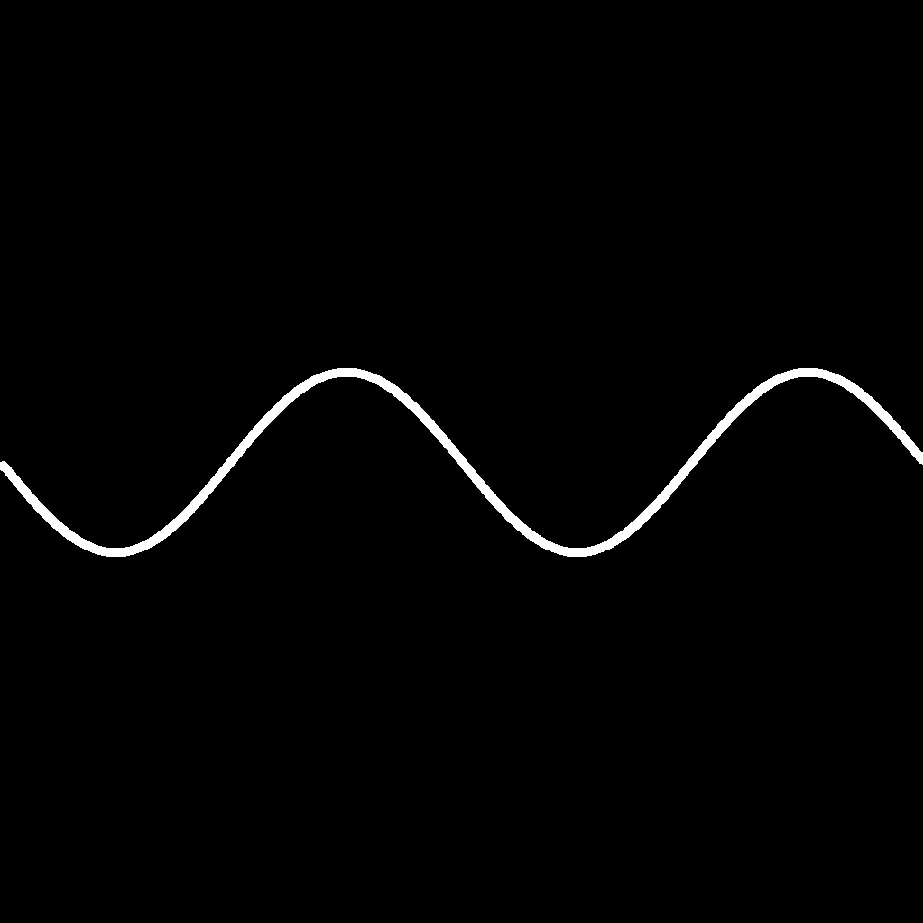
#> input picture pic/stringline.png, 923 x 923 px, found by its file name
$ python test11.py
#> lines starting #> are read from the running program, lines starting #| are printed output that depends on the picture; after the words box and inside, x2 and y2 are one past the last pixel; in counts of white or black regions, pixels touching at a corner belong together; long printed decimals are rounded
import numpy as np
import matplotlib.pyplot as plt
from numpy.fft import fft2, ifft2, fftshift, ifftshift
from PIL import Image

# Simplified of test1. With fewer filter on it
def plot_field(field, title="Complex Field", cmap="viridis"):
    # Calculate amplitude and phase
    amplitude = np.abs(field)
    phase = np.angle(field)

    # Normalize phase to range [0, 2π]
    phase = (phase + 2 * np.pi) % (2 * np.pi)

    # Create a figure
    plt.figure(figsize=(12, 6))

    # Plot amplitude
    plt.subplot(1, 2, 1)
    plt.imshow(amplitude, cmap=cmap)
    plt.colorbar(label="Amplitude")
    plt.title(f"{title} - Amplitude")
    plt.axis('off')  # Turn off axis

    # Plot phase
    plt.subplot(1, 2, 2)
    plt.imshow(phase, cmap="twilight", vmin=0, vmax=2 * np.pi)
    plt.colorbar(label="Phase (radians)")
    plt.title(f"{title} - Phase")
    plt.axis('off')  # Turn off axis
    # Show plots
    plt.tight_layout()
    plt.show()


def plot_FX_FY(FX, FY):

    plt.figure(figsize=(12, 6))

    # Plot FX
    plt.subplot(1, 2, 1)
    plt.title("FX (Normalized Spatial Frequency)")
    plt.imshow(FX, cmap='viridis', extent=[FX.min(), FX.max(), FY.min(), FY.max()])
    plt.colorbar(label="FX")
    plt.xlabel("x-axis frequency")
    plt.ylabel("y-axis frequency")

    # Plot FY
    plt.subplot(1, 2, 2)
    plt.title("FY (Normalized Spatial Frequency)")
    plt.imshow(FY, cmap='viridis', extent=[FX.min(), FX.max(), FY.min(), FY.max()])
    plt.colorbar(label="FY")
    plt.xlabel("x-axis frequency")
    plt.ylabel("y-axis frequency")

    plt.tight_layout()
    plt.show()


def load_and_normalize_image(filepath):
    # Load the image
    image = Image.open(filepath).convert('L')  # Convert to grayscale
#> image: PIL image 923x923 L; 1.3% white; 1 white region, box (x1, y1, x2, y2) and area: (0, 368, 923, 557) 11191
    # Convert image to a NumPy array
    grayscale_data = np.array(image, dtype=np.float32)
    # Normalize the grayscale data to [0, 1]
    normalized_data = (grayscale_data - grayscale_data.min()) / (grayscale_data.max() - grayscale_data.min())
#> in plot_field, `phase = np.angle(field)`: phase: shape (923, 923) float32; every value is 0
    return normalized_data

def Transfer_function(W, H, distance, wavelength, area):
#> called with distance = 0.0001, wavelength = 5.32e-07, area = 3.69e-05
    FX = W / area
    FY = H / area
    square_root = np.sqrt(1 - (wavelength ** 2 * FX ** 2) - (wavelength ** 2 * FY ** 2))
    valid_mask = (wavelength ** 2 * FX ** 2 + wavelength ** 2 * FY ** 2) <= 1
#> valid_mask: shape (923, 923) bool; 1.8% white; 1 white region, box (x1, y1, x2, y2) and area: (394, 394, 532, 532) 15124
    square_root[~valid_mask] = 0
    temp = np.exp(1j * 2 * np.pi * distance / wavelength * square_root)
    # plot_FX_FY(FX, FY)
    return temp
def angular_spectrum_method(field, area, distance, W, H):
    GT = fftshift(fft2(ifftshift(field)))
    gt_prime = fftshift(ifft2(ifftshift(GT * Transfer_function(W, H, distance, 532e-9, area))))
    return gt_prime


numPixels = 923
pixelSize = 4e-8 # unit: meter
z2 = 0.0001
area = numPixels * pixelSize
# Define the sensor grid
x = np.arange(numPixels) - numPixels / 2 - 1
y = np.arange(numPixels) - numPixels / 2 - 1
W, H = np.meshgrid(x, y)


# Define the field after sample
object = load_and_normalize_image('/Users/wangmusi/Documents/GitHub/Simulation/pic/stringline.png')
plot_field(object)
am = np.exp(-1.6 * object)
ph0 = 3
ph = ph0 * object
field_after_object = am * np.exp(1j * ph)
plot_field(field_after_object)


# acquire hologram
hologram_field = angular_spectrum_method(field_after_object, area, z2, W, H)
am_hologram = np.abs(hologram_field)
plot_field(hologram_field)


# IPR
def IPR(Measured_amplitude, distance, k_max, convergence_threshold, area, W, H):
#> called with distance = 0.0001, k_max = 50, convergence_threshold = 0.00015, area = 3.69e-05
    update_phase = []
    last_field = None
    rms_errors = []  # Store RMS errors for plotting
    for k in range(k_max):
        # a) sensor plane
        if k == 0:
            phase0 = np.zeros(Measured_amplitude.shape)
            field1 = Measured_amplitude * np.exp(1j * phase0)
        else:
            field1 = Measured_amplitude * np.exp(1j * update_phase[k - 1])
        # b) back-propagation and apply energy constraint
        field2 = angular_spectrum_method(field1, area, -distance, W, H)
        phase_field2 = np.angle(field2) # phase
        amp_field2 = np.abs(field2) # amplitude
        abso = -np.log(amp_field2)
        # Apply constraints
        mask = abso < 0
        abso[mask] = 0 # Mask: when the absorption index is less than 0
        phase_field2[mask] = 0 # Set the corresponding phase to 0
        amp_field2 = np.exp(-abso)
        field22 = amp_field2 * np.exp(1j * phase_field2) # Field after applying the constraint

        # c) forward propagation and update amplitude
        field3 = angular_spectrum_method(field22, area, distance, W, H)
        amp_field3 = np.abs(field3)
        phase_field3 = np.angle(field3)
        update_phase.append(phase_field3)
        last_field = field3
        # tell if next iteration is needed
        if k > 0:
            amp_diff = amp_field3 - Measured_amplitude
            rms_error = np.sqrt(np.mean(amp_diff ** 2))
            rms_errors.append(rms_error)
            print(f"the {k} iteration, Error RMS {rms_error}")
            if rms_error < convergence_threshold:  # 小于阈值，认为已收敛
                print(f"Converged at iteration {k}")
                # field_final = Norm_amplitude * np.exp(1j * phase_field3)
                return last_field
#> this loop made 50 passes
#> rms_error on passes 2 to 13: 0.169, 0.118, 0.0842, 0.065, 0.0525, 0.0431, 0.0356, 0.0294, 0.0243, 0.0202, 0.0169, 0.0142
#| the 1 iteration, Error RMS 0.1692
#| the 2 iteration, Error RMS 0.1182
#| the 3 iteration, Error RMS 0.08422
#| the 4 iteration, Error RMS 0.06504
#| the 5 iteration, Error RMS 0.05252
#| the 6 iteration, Error RMS 0.04314
#| the 7 iteration, Error RMS 0.03556
#| the 8 iteration, Error RMS 0.02937
#> (further printed lines are left out)
#> pass 1, in IPR, `abso = -np.log(amp_field2)`:
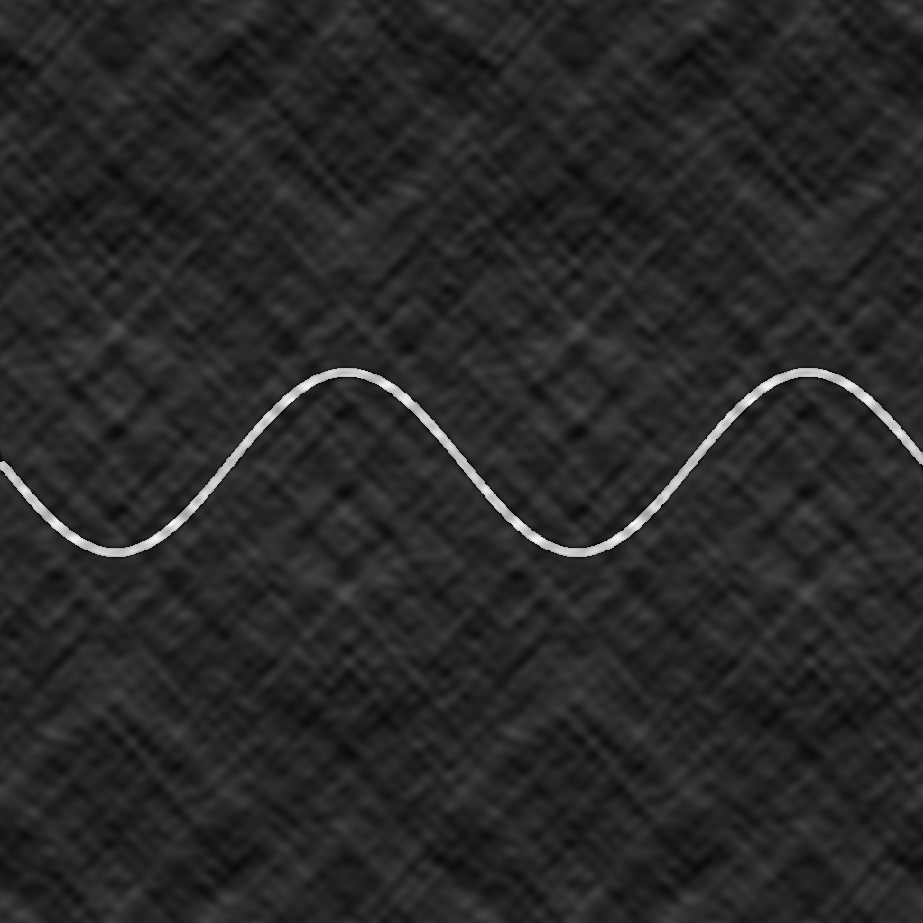
#> abso: shape (923, 923) float64; min -0.211, max 1.2, mean 0.0148; drawn with min black and max white
#> pass 1, in IPR, `mask = abso < 0`:
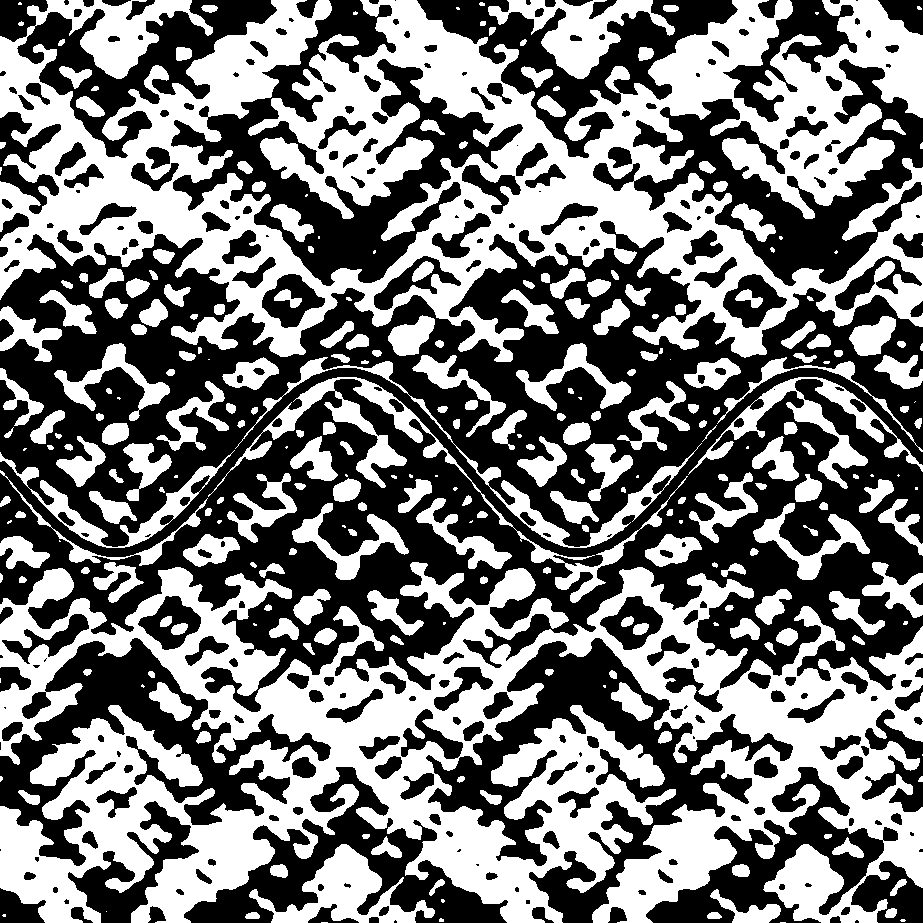
#> mask: shape (923, 923) bool; 47.8% white; 281 white regions (58 under 20 px), largest, box (x1, y1, x2, y2) and area: (0, 562, 923, 923) 152732, (0, 0, 923, 362) 147819, (208, 377, 688, 603) 7267
#> after the loop:
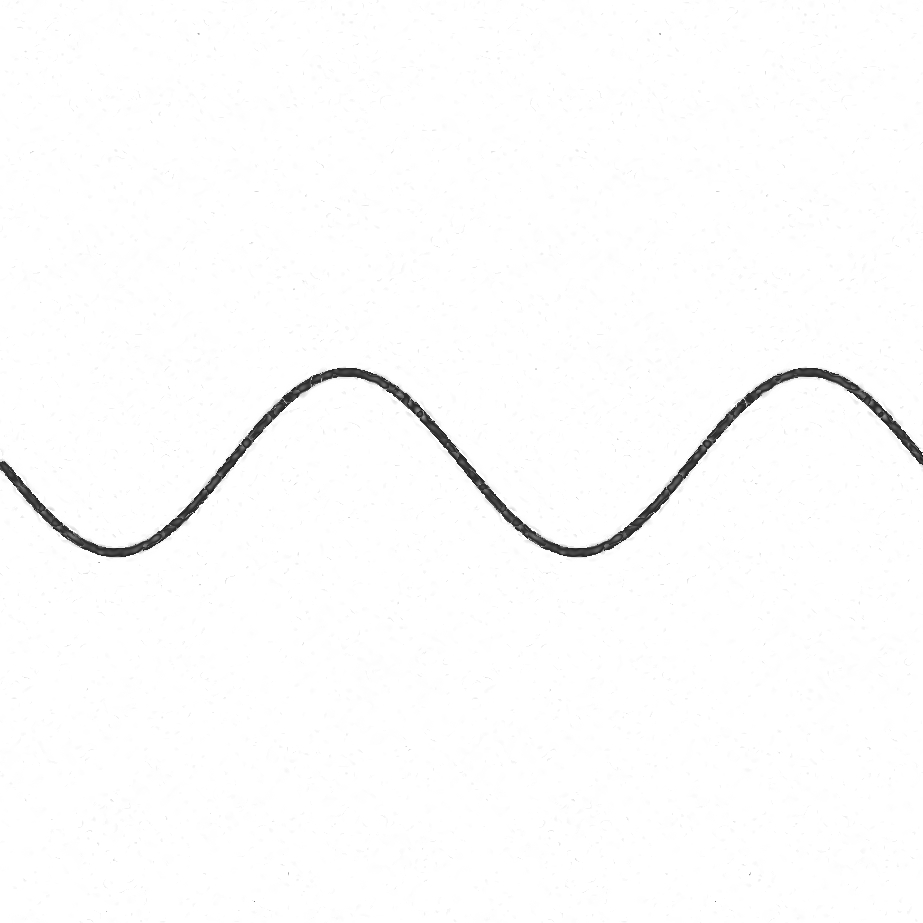
#> amp_field2: shape (923, 923) float64; min 0.0842, max 1, mean 0.989
#> after the loop:
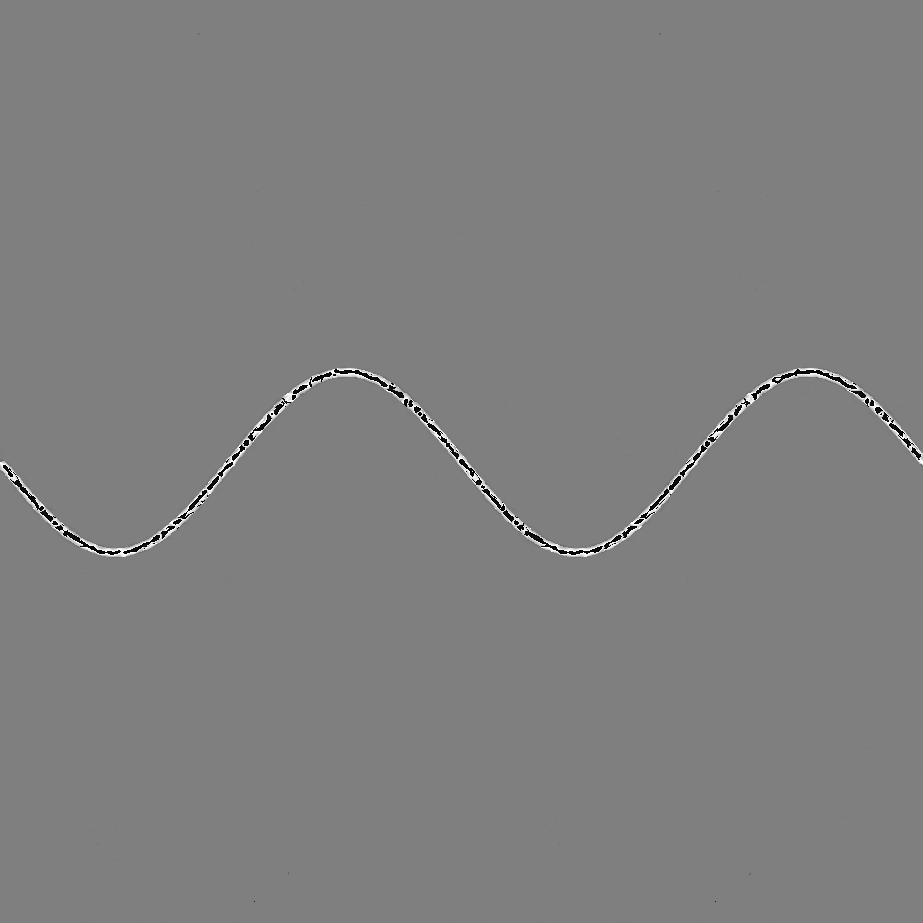
#> phase_field2: shape (923, 923) float64; min -3.14, max 3.14, mean 0.00212; drawn with min black and max white
#> after the loop, rms_errors = 49 values, max 0.169 at index 0, min 0.0015 at index 48, mean 0.0164; update_phase = 50 items
    # Plot RMS error curve after the iteration ends
    plt.figure(figsize=(8, 6))
    plt.plot(range(1, len(rms_errors) + 1), rms_errors, marker='o', linewidth=0.8)
    plt.title("RMS Error Over Iterations")
    plt.xlabel("Iteration")
    plt.ylabel("RMS Error")
    plt.grid()
    plt.show()
#> figure, not shown here; curve peaks at x = 1, y = 0.169
    return last_field

# find the image

field_ite = IPR(am_hologram, z2, 50, 1.5e-4, area, W, H)
IPR_object = angular_spectrum_method(field_ite, area, -z2, W, H)
plot_field(IPR_object)
#> call 4 of plot_field, with field = array of shape (923, 923), title = 'Complex Field', cmap = 'viridis'
#> in plot_field (call 4), `plt.show()`:
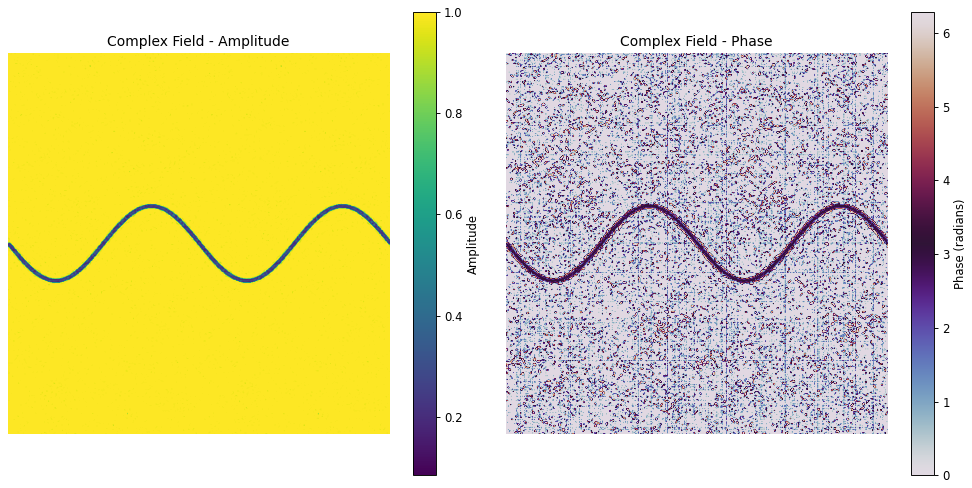
#> figure drawn by matplotlib, 4 panels
